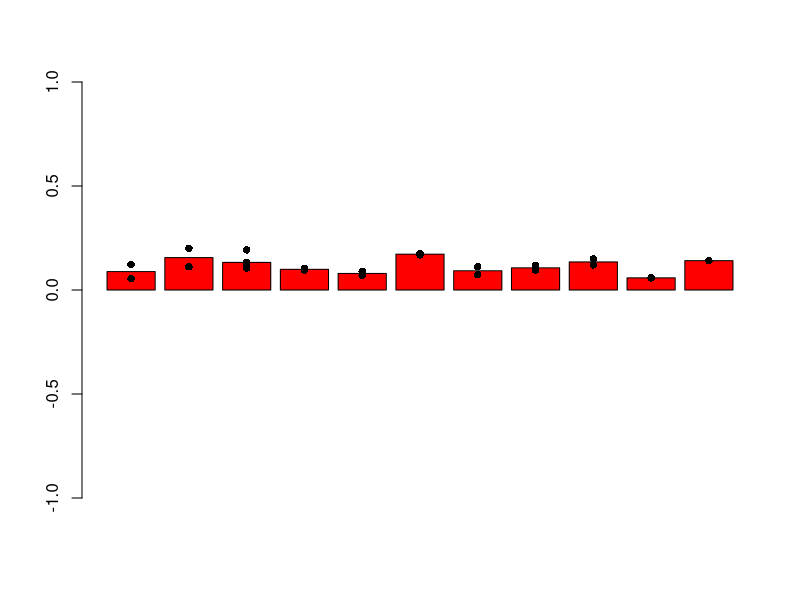
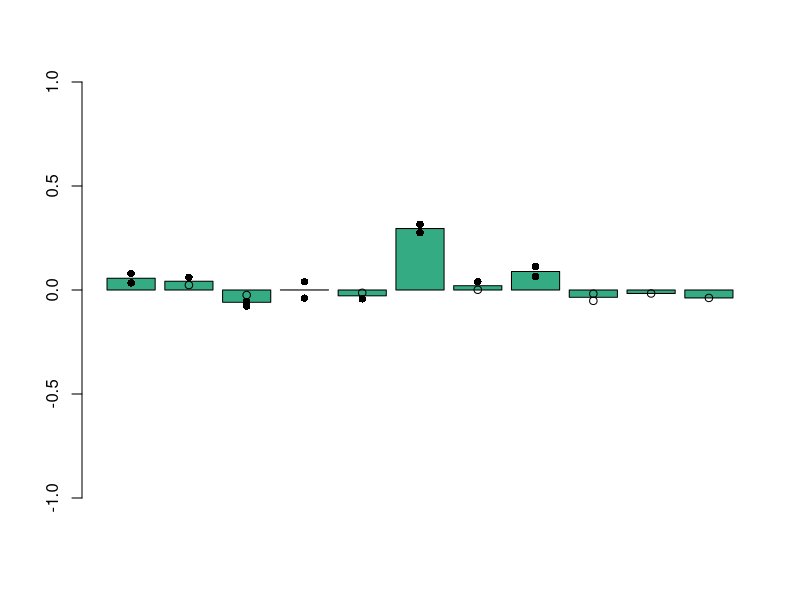
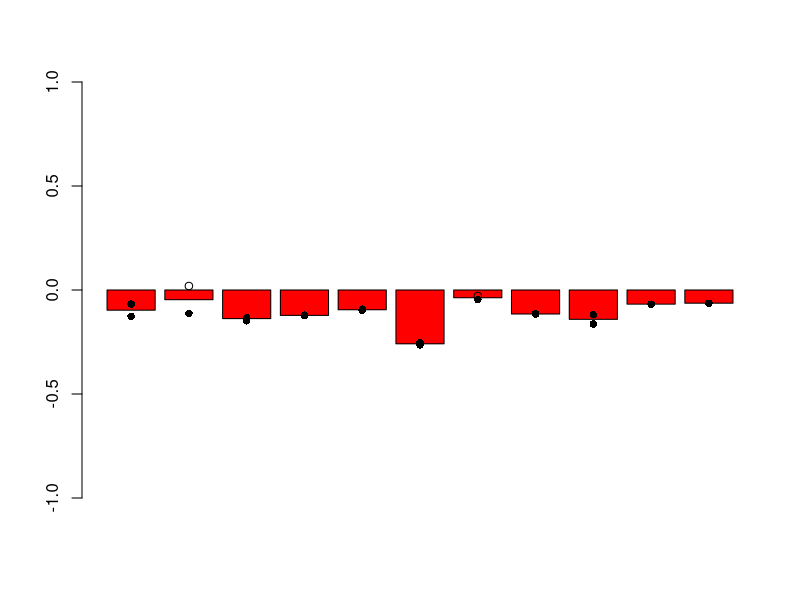
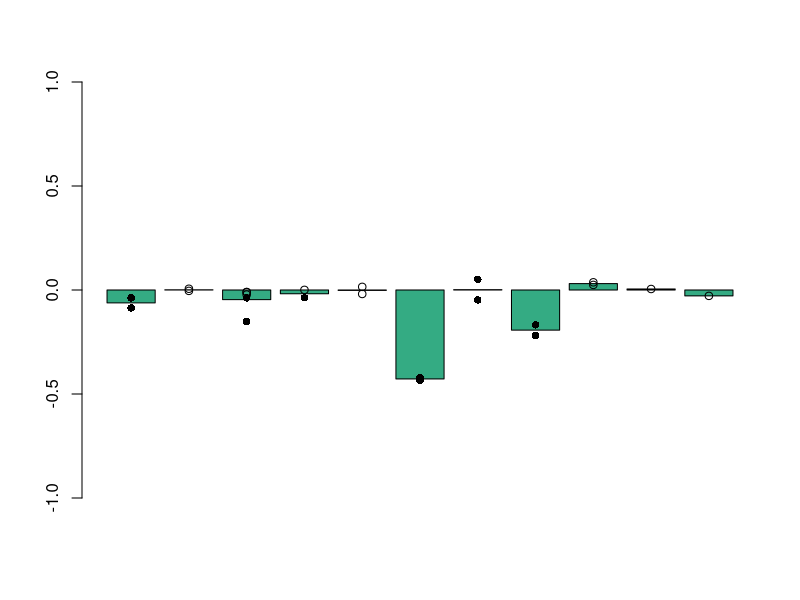
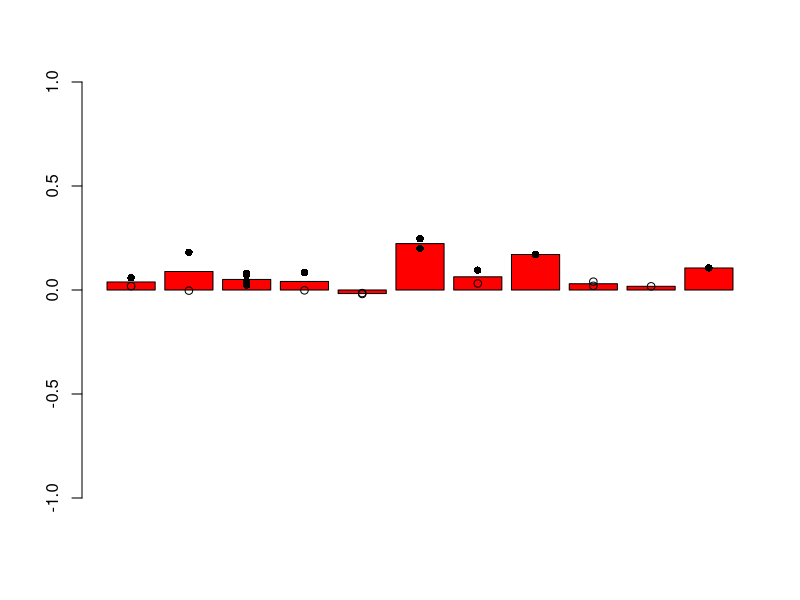
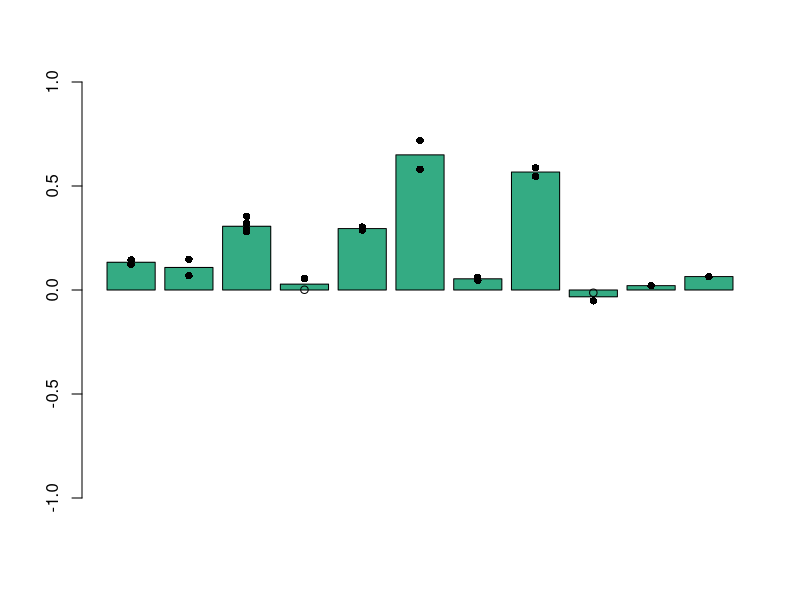
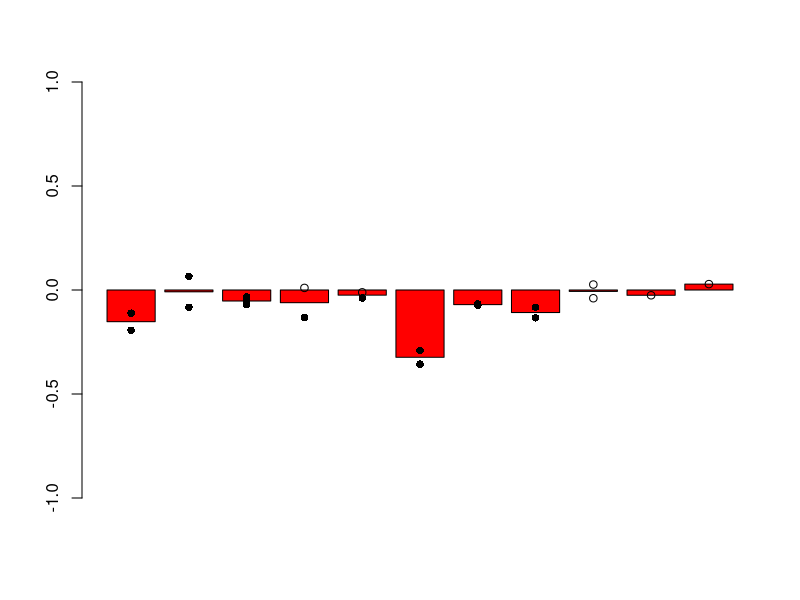
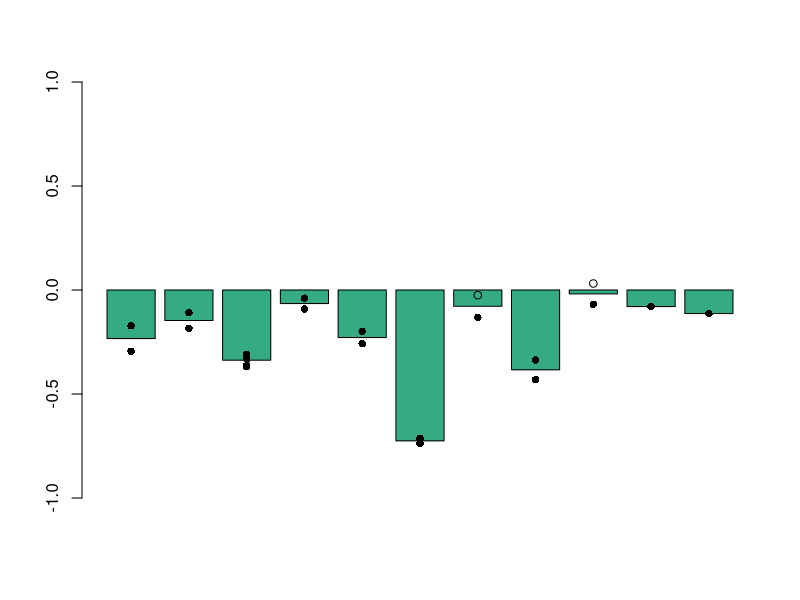

Here is the R script that generated these plots, in order:


setwd("YOUR/WORKING/DIRECTORY")
heri<-read.table("Heritability.txt",header = T,sep = "\t", quote = "", na.strings = "",stringsAsFactors = F)
heri<-read.table("HeritabilitySc.txt",header = T,sep = "\t", quote = "", na.strings = "",stringsAsFactors = F)
heriD<-read.table("HeritabilityScD.txt",header = T,sep = "\t", quote = "", na.strings = "",stringsAsFactors = F)
correl<-read.table("CorrelFluo.txt",header = T,sep = "\t", quote = "", na.strings = "",stringsAsFactors = F)



genes<-levels(as.factor(correl$strains))
genesO<-genes[c(1,2,5,7,12,4,9,11,3,10,8,6)]

correlF<-correl[1:12,]
for (i in 1:length(genesO)) {
  correlF$strains[i]<-genesO[i]
  correlF$correl[i]<-mean(correl$correl[correl$strains==genesO[i]])
  correlF$r2[i]<-mean(correl$r2[correl$strains==genesO[i]])
  correlF$correlc[i]<-mean(correl$correlc[correl$strains==genesO[i]])
  correlF$r2c[i]<-mean(correl$r2c[correl$strains==genesO[i]])
}
heriF<-heri[1:44,]
heriDF<-heriD[1:22,]
for (i in 1:length(genesO[-12])) {
  for (j in 1:2) {
    tempheri<-heri[heri$chanel==c("mCH","GFP")[j],]
    for (k in 1:2) {
      n<-((j-1)*22)+((k-1)*11)+i
      temp2heri<-tempheri[tempheri$pop==c("high","low")[k],]
      heriF$GOI[n]<-genesO[i]
      heriF$chanel[n]<-c("mCH","GFP")[j]
      heriF$pop[n]<-c("high","low")[k]
      heriF$mCHeffect[n]<-mean(temp2heri$mCHeffect[temp2heri$GOI==genesO[i]])
      heriF$mCHpval[n]<-mean(temp2heri$mCHpval[temp2heri$GOI==genesO[i]])
      heriF$GFPeffect[n]<-mean(temp2heri$GFPeffect[temp2heri$GOI==genesO[i]])
      heriF$GFPpval[n]<-mean(temp2heri$GFPpval[temp2heri$GOI==genesO[i]])
    }
    n<-((j-1)*11)+i
    temp2heri<-heriD[heriD$chanel==c("mCH","GFP")[j],]
    heriDF$GOI[n]<-genesO[i]
    heriDF$chanel[n]<-c("mCH","GFP")[j]
    heriDF$mCHeffect[n]<-mean(temp2heri$mCHeffect[temp2heri$GOI==genesO[i]])
    heriDF$mCHpval[n]<-mean(temp2heri$mCHpval[temp2heri$GOI==genesO[i]])
    heriDF$GFPeffect[n]<-mean(temp2heri$GFPeffect[temp2heri$GOI==genesO[i]])
    heriDF$GFPpval[n]<-mean(temp2heri$GFPpval[temp2heri$GOI==genesO[i]])
  }
}
heri$pch_mch<-rep(16,nrow(heri))
heri$pch_mch[heri$mCHpval>0.00001]<-1
heri$pch_GFP<-rep(16,nrow(heri))
heri$pch_GFP[heri$GFPpval>0.00001]<-1
heriD$pch_mch<-rep(16,nrow(heriD))
heriD$pch_mch[heriD$mCHpval>0.00001]<-1
heriD$pch_GFP<-rep(16,nrow(heriD))
heriD$pch_GFP[heriD$GFPpval>0.00001]<-1

svg(filename = "correl_r2.svg",width = 8,height = 5.5)
h<-barplot(sqrt(correlF$r2),ylim=c(0,1),col=rgb(0.5,0.6,0.75,0.2))
for (i in 1:12) {
  tempcorrelplot<-correl[correl$strains==genesO[i],]
  points(rep(h[i],nrow(tempcorrelplot)),sqrt(tempcorrelplot$r2),pch=16,col=rgb(0.5,0.6,0.75,0.5))
}
dev.off()
svg(filename = "correl_r2c.svg",width = 8,height = 5.5)
h<-barplot(sqrt(correlF$r2c),ylim=c(0,1),col=rgb(0.7,0.7,0.7,1))
for (i in 1:12) {
  tempcorrelplot<-correl[correl$strains==genesO[i],]
  points(rep(h[i],nrow(tempcorrelplot)),sqrt(tempcorrelplot$r2c),pch=16,col=rgb(0.1,0.1,0.1,0.7))
}
dev.off()

chan<-c(rep("mCH",4),rep("GFP",4))
fluo<-c(rep(c("mCHeffect","GFPeffect"),4))
gate<-c(rep("high",2),rep("low",2),rep("high",2),rep("low",2))
colplot<-c(rep(c("red","#34ab83ff"),4))
j=1
for (j in 1:8) {
  coluValue<-(1:ncol(heriF))[colnames(heriF)==fluo[j]]
  if (fluo[j]=="mCHeffect") {pch_temp<-13} else {pch_temp<-14}
  #svg(filename = paste("heri",chan[j],fluo[j],gate[j],".svg",sep="_"),width = 5,height = 5.5)
  h<-barplot(heriF[heriF$chanel==chan[j] & heriF$pop==gate[j],coluValue],ylim=c(-1,1),col=colplot[j])
  for (i in 1:11) {
    tempheriplot<-heri[heri$chanel==chan[j] & heri$pop==gate[j] & heri$GOI==genesO[i],]
    points(rep(h[i],nrow(tempheriplot)),tempheriplot[,coluValue],pch=tempheriplot[,pch_temp])
  }
  #dev.off()
}

for (j in 1:8) {
  coluValue<-(1:ncol(heriF))[colnames(heriF)==fluo[j]]
  if (fluo[j]=="mCHeffect") {pch_temp<-13} else {pch_temp<-14}
  svg(filename = paste("heri",chan[j],fluo[j],gate[j],".svg",sep="_"),width = 5,height = 5.5)
  h<-barplot(sqrt(abs(heriF[heriF$chanel==chan[j] & heriF$pop==gate[j],coluValue]))*sign(heriF[heriF$chanel==chan[j] & heriF$pop==gate[j],coluValue])
             ,ylim=c(-1,1),col=colplot[j],yaxt="n")
  for (i in 1:11) {
    tempheriplot<-heri[heri$chanel==chan[j] & heri$pop==gate[j] & heri$GOI==genesO[i],]
    points(rep(h[i],nrow(tempheriplot)),sqrt(abs(tempheriplot[,coluValue]))*sign(tempheriplot[,coluValue]),pch=tempheriplot[,pch_temp])
  }
  axis(side = 2,at = c(sqrt(c(c(1:4,6:9,11:14,16:20)*0.05)),-sqrt(c(c(1:4,6:9,11:14,16:20)*0.05))),labels = rep(NA,20),col.ticks = rgb(0,0,0,0.3))
  axis(side = 2,at = c(sqrt(c((1:4)*0.25)),0,-sqrt(c((1:4)*0.25))),labels = rep(NA,20),col.ticks = rgb(0,0,0,1))
  dev.off()
}



chan<-c(rep("mCH",2),rep("GFP",2))
fluo<-c(rep(c("mCHeffect","GFPeffect"),2))
colplot<-c(rep(c("red","#34ab83ff"),2))
j=1
for (j in 1:4) {
  coluValue<-(1:ncol(heriDF))[colnames(heriDF)==fluo[j]]
  if (fluo[j]=="mCHeffect") {pch_temp<-13} else {pch_temp<-14}
  #svg(filename = paste("heridetla",chan[j],fluo[j],".svg",sep="_"),width = 7,height = 5.5)
  h<-barplot(heriDF[heriDF$chanel==chan[j],coluValue],ylim=c(-1.5,1.5),col=colplot[j])
  for (i in 1:11) {
    tempheriplot<-heriD[heriD$chanel==chan[j] & heriD$GOI==genesO[i],]
    points(rep(h[i],nrow(tempheriplot)),tempheriplot[,coluValue],pch=tempheriplot[,pch_temp])
  }
  #dev.off()
}

for (j in 1:4) {
  coluValue<-(1:ncol(heriDF))[colnames(heriDF)==fluo[j]]
  if (fluo[j]=="mCHeffect") {pch_temp<-13} else {pch_temp<-14}
  svg(filename = paste("heridetla",chan[j],fluo[j],".svg",sep="_"),width = 7,height = 5.5)
  h<-barplot(sqrt(abs(heriDF[heriDF$chanel==chan[j],coluValue]))*sign(heriDF[heriDF$chanel==chan[j],coluValue])
             ,ylim=c(-sqrt(0.25),sqrt(1.5)),col=colplot[j],yaxt="n")
  for (i in 1:11) {
    tempheriplot<-heriD[heriD$chanel==chan[j] & heriD$GOI==genesO[i],]
    points(rep(h[i],nrow(tempheriplot)),sqrt(abs(tempheriplot[,coluValue]))*sign(tempheriplot[,coluValue]),pch=tempheriplot[,pch_temp])
  }
  axis(side = 2,at = c(sqrt(c(c(1:4,6:9,11:14,16:19,21:24,26:29)*0.05)),-sqrt(c(c(1:4)*0.05))),labels = rep(NA,20),col.ticks = rgb(0,0,0,0.3))
  axis(side = 2,at = c(sqrt(c((1:6)*0.25)),0,-sqrt(0.25)),labels = rep(NA,20),col.ticks = rgb(0,0,0,1))
  dev.off()
}

